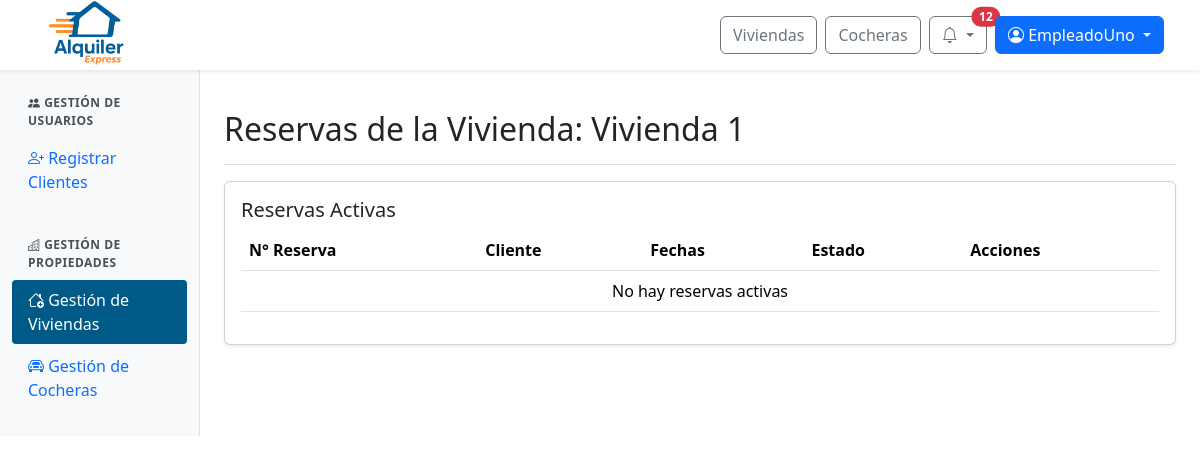
The page /panel/inmuebles/reservas/5/ (signed in) on the database as committed earlier.
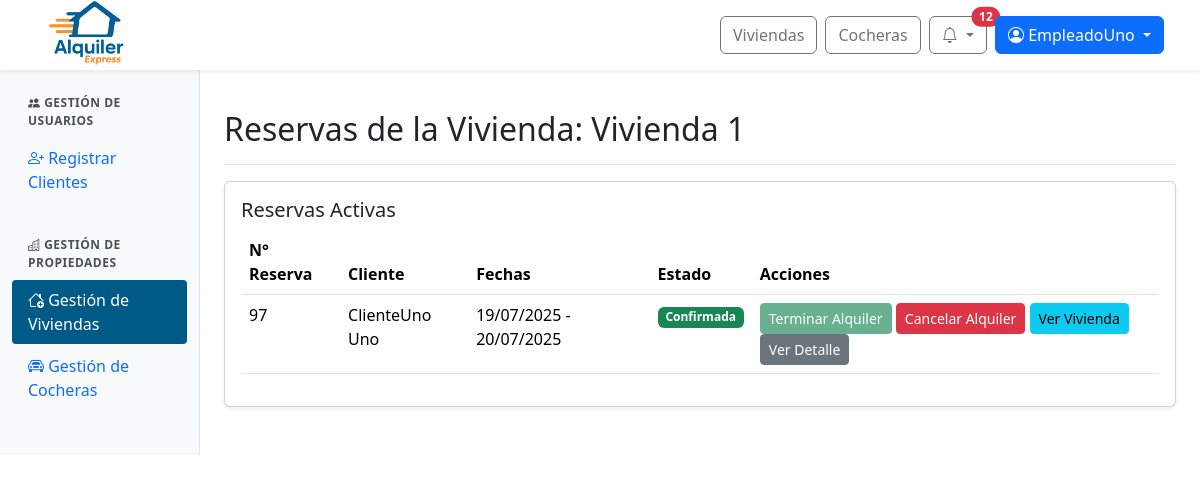
The same page on the database as committed later.
### web/models.py (models this page shows, shortened)
class Reserva(models.Model):
    id_reserva = models.AutoField(primary_key=True)
    fecha_inicio = models.DateTimeField(default=timezone.now)
    fecha_fin = models.DateTimeField()
    precio_total = models.DecimalField(max_digits=10, decimal_places=2)
    estado = models.ForeignKey(Estado, on_delete=models.SET_NULL, null=True)  # Aquí está el estado FK
    inmueble = models.ForeignKey(Inmueble, null=True, blank=True, on_delete=models.SET_NULL)
    cochera = models.ForeignKey(Cochera, null=True, blank=True, on_delete=models.SET_NULL)
    descripcion = models.TextField()
    creada_en = models.DateTimeField(default=timezone.now)
    aprobada_en = models.DateTimeField(null=True, blank=True)
    cantidad_adultos = models.PositiveIntegerField(default=1, verbose_name="Cantidad de adultos")
    cantidad_ninos = models.PositiveIntegerField(default=0, verbose_name="Cantidad de niños")
    patente = models.CharField(max_length=20, null=True, blank=True, verbose_name="Patente del vehículo")

class ClienteInmueble(models.Model):
    id_cliente_inmueble = models.AutoField(primary_key=True)
    cliente = models.ForeignKey(Perfil, on_delete=models.CASCADE)  # FK a Perfil, no Usuario
    inmueble = models.ForeignKey(Inmueble, null=True, blank=True, on_delete=models.SET_NULL)
    cochera = models.ForeignKey(Cochera, null=True, blank=True, on_delete=models.SET_NULL)
    reserva = models.ForeignKey(Reserva, on_delete=models.CASCADE)

class Perfil(models.Model):
    id_perfil = models.AutoField(primary_key=True)
    usuario = models.OneToOneField(User, on_delete=models.CASCADE)
    dni = models.CharField(max_length=20)
    fecha_nacimiento = models.DateField(null=True, blank=True)

class Estado(models.Model):
    id_estado = models.AutoField(primary_key=True)
    nombre = models.CharField(max_length=100)

### web/views/viewsAdminPropiedades.py (the view)
# urls.py: path('panel/inmuebles/reservas/<int:id_inmueble>/', viewsAdminPropiedades.admin_inmuebles_reservas, name='admin_inmuebles_reservas'),
@login_required
@user_passes_test(is_admin_or_empleado)
def admin_inmuebles_reservas(request, id_inmueble):
    today = timezone.now()
    inmueble = get_object_or_404(Inmueble, id_inmueble=id_inmueble)
    reservas = Reserva.objects.filter(
        inmueble=inmueble,
        estado__nombre__in=["Pendiente", "Aprobada", "Pagada", "Confirmada"]
    ).order_by('-fecha_inicio')
    return render(request, 'admin/admin_inmuebles_reservas.html', {
        'inmueble': inmueble,
        'reservas': reservas,
        'today': today,
    })

### web/authentication.py (called while the page is built)
    def get_user(self, user_id):
        try:
            return User.objects.get(pk=user_id)
        except User.DoesNotExist:
            return None

### web/context_processors.py (called while the page is built)
def notifications(request):
    if request.user.is_authenticated:
        try:
            return {
                'notificaciones': request.user.perfil.notificacion_set.order_by('-fecha_creacion')[:10],
                'notificaciones_no_leidas': request.user.perfil.notificacion_set.filter(leido=False).count()
            }
        except Exception:
            return {}
    return {}

def is_client_context(request):
    return {'is_client': is_client(request.user)}

### web/templatetags/user_groups.py (called while the page is built)
@register.filter(name='has_group')
def has_group(user, group_name):
    if not user.is_authenticated:
        return False
    return user.groups.filter(name=group_name).exists()

### web/utils.py (called while the page is built)
def is_client(user):
    return user.is_authenticated and user.groups.filter(name="cliente").exists()

def is_admin_or_empleado(user):
    return user.is_authenticated and (user.is_staff or user.groups.filter(name="empleado").exists())

### web/templates/admin/admin_inmuebles_reservas.html (shortened to what this page needs)
{% extends 'admin/admin_base.html' %}
{% load static %}
{% block admin_content %}
<div class="d-flex justify-content-between flex-wrap flex-md-nowrap align-items-center pt-3 pb-2 mb-3 border-bottom">
  <h1 class="h2">Reservas de la Vivienda: {{ inmueble.nombre }}</h1>
</div>
<div class="card shadow-sm mb-4">
  <div class="card-body">
    <h5 class="card-title">Reservas Activas</h5>
    <div class="table-responsive">
      <table class="table table-hover">
        <thead>
          <tr>
            <th>N° Reserva</th>
            <th>Cliente</th>
            <th>Fechas</th>
            <th>Estado</th>
            <th>Acciones</th>
          </tr>
        </thead>
        <tbody>
          {% for reserva in reservas %}
          <tr>
            <td>{{ reserva.id_reserva }}</td>
            <td>
              {% with relacion=reserva.clienteinmueble_set.first %}
                {% if relacion and relacion.cliente %}
                  {{ relacion.cliente.usuario.get_full_name|default:relacion.cliente.usuario.username }}
                {% else %}
                  Cliente no disponible
                {% endif %}
              {% endwith %}
            </td>
            <td>{{ reserva.fecha_inicio|date:"d/m/Y" }} - {{ reserva.fecha_fin|date:"d/m/Y" }}</td>
            <td>
              <span class="badge
                {% if reserva.estado.nombre == 'Confirmada' %}bg-success
                {% elif reserva.estado.nombre == 'Cancelada' %}bg-danger
                {% elif reserva.estado.nombre == 'Rechazada' %}bg-secondary
                {% elif reserva.estado.nombre == 'Pagada' %}bg-info
                {% elif reserva.estado.nombre == 'Aprobada' %}bg-primary
                {% elif reserva.estado.nombre == 'Pendiente' or reserva.estado.nombre == 'Concurrente' %}bg-warning
                {% elif reserva.estado.nombre == 'Finalizada' %}bg-dark
                {% else %}bg-warning{% endif %}">
                {% if reserva.estado.nombre == 'Concurrente' %}Pendiente{% else %}{{ reserva.estado.nombre }}{% endif %}
              </span>
            </td>
            <td>
              {% if reserva.estado.nombre == 'Pendiente' %}
                <button class="btn btn-sm btn-success" onclick="cambiarEstado('{{ reserva.id_reserva }}', 'Aprobada')">Aprobar Solicitud</button>
                <button class="btn btn-sm btn-danger" onclick="cambiarEstado('{{ reserva.id_reserva }}', 'Rechazada')">Rechazar Solicitud</button>
              {% elif reserva.estado.nombre == 'Concurrente' %}
                <button class="btn btn-sm btn-success" onclick="cambiarEstado('{{ reserva.id_reserva }}', 'Concurrente')" disabled >Aprobar Solicitud</button>
                <button class="btn btn-sm btn-danger" onclick="cambiarEstado('{{ reserva.id_reserva }}', 'Rechazada')">Rechazar Solicitud</button>
              {% elif reserva.estado.nombre == 'Aprobada' %}
                <button class="btn btn-sm btn-success">Esperando Pago...</button>
              {% elif reserva.estado.nombre == 'Confirmada' %}
                {% if reserva.fecha_fin <= today %}
                  <button class="btn btn-sm btn-success" onclick="cambiarEstado('{{ reserva.id_reserva }}', 'Finalizada')">Terminar Alquiler</button>
                {% else %}
                  <button class="btn btn-sm btn-success" disabled title="Solo disponible cuando finalice el alquiler el {{ reserva.fecha_fin|date:'d/m/Y' }}">Terminar Alquiler</button>
                {% endif %}
                <button class="btn btn-sm btn-danger" onclick="cambiarEstado('{{ reserva.id_reserva }}', 'Cancelada')">Cancelar Alquiler</button>
              {% endif %}
              <a href="{% url 'detalle_inmueble' inmueble.id_inmueble %}" class="btn btn-sm btn-info">Ver Vivienda</a>
              <a href="{% url 'ver_detalle_reserva' reserva.id_reserva %}" class="btn btn-sm btn-secondary">Ver Detalle</a>
            </td>
          </tr>
          {% empty %}
          <tr>
            <td colspan="5" class="text-center">No hay reservas activas</td>
          </tr>
          {% endfor %}
        </tbody>
      </table>
    </div>
  </div>
</div>
{% endblock %}

Rows that differ between the two databases and show on the page:
added Reserva: id_reserva "97", clienteinmueble_set.first.cliente.usuario.get_full_name "ClienteUno Uno", fecha_inicio "19/07/2025", fecha_fin "20/07/2025", estado.nombre "Confirmada"
Other text that changed with them:
text no longer shown: "No hay reservas activas"
